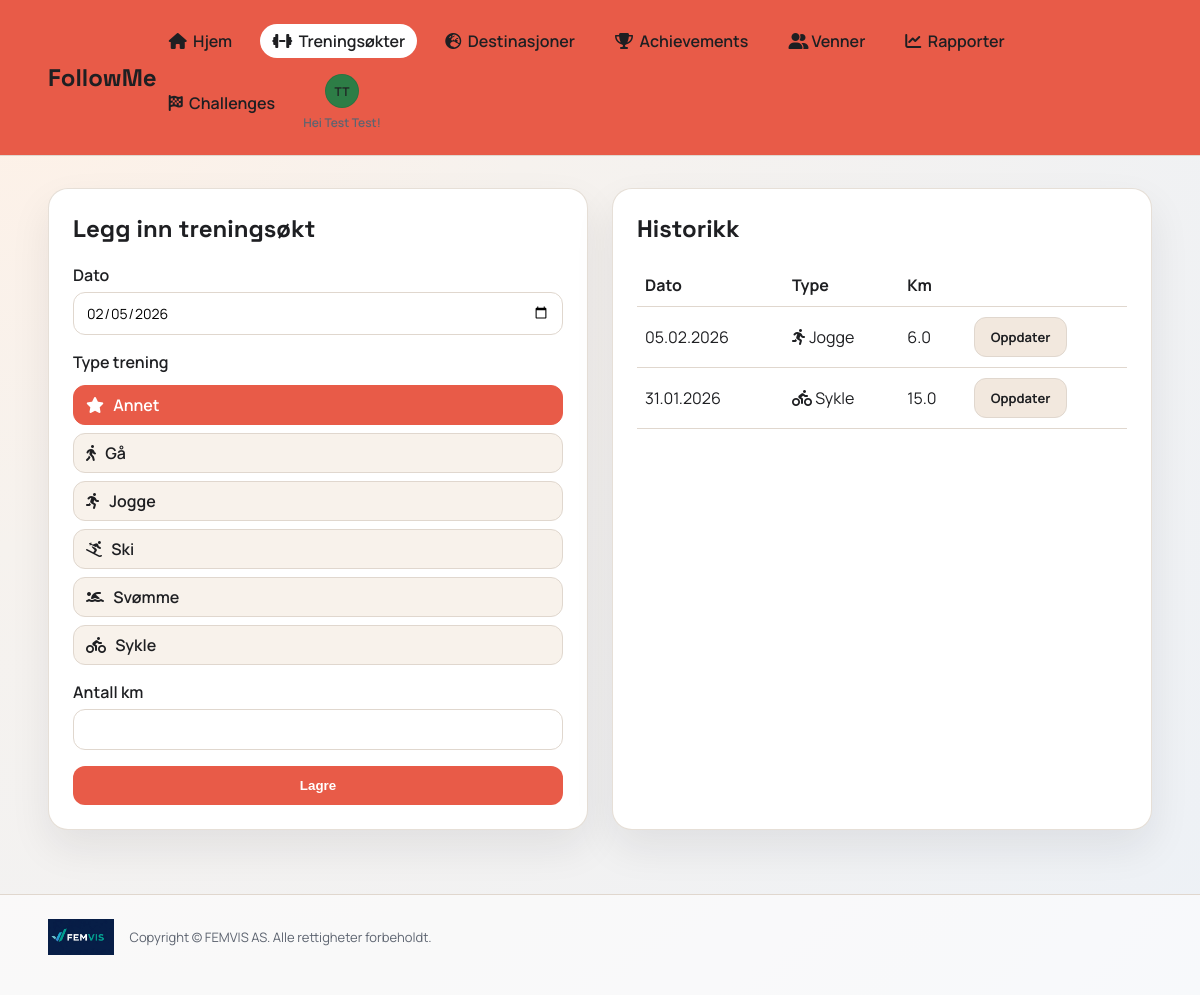
Page /workouts (signed in) on the committed database.
### app.py (models this page shows)
class User(db.Model):
    id = db.Column(db.Integer, primary_key=True)
    username = db.Column(db.String(40), unique=True, nullable=False)
    full_name = db.Column(db.String(120), nullable=False)
    email = db.Column(db.String(120), unique=True, nullable=False)
    password_hash = db.Column(db.String(255), nullable=False)
    role = db.Column(db.String(20), default="user", nullable=False)
    avatar_color = db.Column(db.String(20), default="#2d7d46", nullable=False)
    avatar_icon = db.Column(db.String(20), default="boot", nullable=False)
    avatar_image = db.Column(db.String(255), nullable=True)
    created_at = db.Column(db.DateTime, default=datetime.utcnow, nullable=False)

class ActivityType(db.Model):
    id = db.Column(db.Integer, primary_key=True)
    name = db.Column(db.String(50), unique=True, nullable=False)
    icon_class = db.Column(db.String(80), nullable=False, default="fa-star")

class Workout(db.Model):
    id = db.Column(db.Integer, primary_key=True)
    user_id = db.Column(db.Integer, db.ForeignKey("user.id"), nullable=False)
    activity_type = db.Column(db.String(30), nullable=False)
    km = db.Column(db.Float, nullable=False)
    workout_date = db.Column(db.Date, nullable=False, default=date.today)
    created_at = db.Column(db.DateTime, default=datetime.utcnow, nullable=False)

### app.py (the view)
@app.route("/workouts")
@login_required
def workouts():
    user = get_current_user()
    workouts = Workout.query.filter_by(user_id=user.id).order_by(Workout.workout_date.desc()).all()
    activity_types = get_activity_types()
    activity_icons = {a.name: a.icon_class for a in activity_types}
    return render_template(
        "workouts.html",
        user=user,
        workouts=workouts,
        activity_types=activity_types,
        activity_icons=activity_icons,
        today=date.today(),
    )

### app.py (called while the page is built)
def get_activity_types():
    return ActivityType.query.order_by(ActivityType.name.asc()).all()

def login_required(view):
    @wraps(view)
    def wrapper(*args, **kwargs):
        if "user_id" not in session:
            return redirect(url_for("login"))
        user = db.session.get(User, session["user_id"])
        if not user:
            session.clear()
            return redirect(url_for("login"))
        return view(*args, **kwargs)
    return wrapper

def get_current_user():
    if "user_id" not in session:
        return None
    user = db.session.get(User, session["user_id"])
    if not user:
        session.clear()
        return None
    return user

### templates/workouts.html (shortened to what this page needs)
{% extends "base.html" %}
{% set title = "Økter" %}
{% block content %}
<section class="split">
  <div class="card">
    <h2>Legg inn treningsøkt</h2>
    <form method="post" action="{{ url_for('add_workout') }}" class="form">
      <label>Dato
        <input type="date" name="workout_date" value="{{ today }}" required>
      </label>
      <label>Type trening
        <div class="radio-group" data-radio-group>
          {% for activity in activity_types %}
            <label class="radio-option {% if loop.first %}selected{% endif %}">
              <span><i class="fa-solid {{ activity.icon_class }}"></i> {{ activity.name }}</span>
            </label>
          {% endfor %}
        </div>
      </label>
      <label>Antall km
        <input type="number" name="km" step="0.1" min="0" required>
      </label>
      <button class="button" type="submit">Lagre</button>
    </form>
  </div>
  <div class="card">
    <h2>Historikk</h2>
    <table class="table">
      <thead>
        <tr>
          <th>Dato</th>
          <th>Type</th>
          <th>Km</th>
          <th></th>
        </tr>
      </thead>
      <tbody>
        {% for workout in workouts %}
          <tr>
            <td>{{ workout.workout_date.strftime('%d.%m.%Y') }}</td>
            <td><i class="fa-solid {{ activity_icons.get(workout.activity_type, 'fa-star') }}"></i> {{ workout.activity_type }}</td>
            <td>{{ "%.1f"|format(workout.km) }}</td>
            <td><a class="button secondary small" href="{{ url_for('edit_workout', workout_id=workout.id) }}">Oppdater</a></td>
          </tr>
        {% else %}
          <tr>
            <td colspan="3" class="muted">Ingen økter registrert enda.</td>
          </tr>
        {% endfor %}
      </tbody>
    </table>
  </div>
</section>
{% endblock %}

### templates/base.html (shortened to what this page needs)
<!doctype html>
<html lang="no">
<head>
  <link rel="stylesheet" href="{{ url_for('static', filename='css/style.css') }}">
  <link rel="stylesheet" href="https://cdnjs.cloudflare.com/ajax/libs/font-awesome/6.5.2/css/all.min.css">
</head>
<body>
  <div class="app-shell">
    <header class="topbar">
      <a class="brand-link" href="{{ url_for('index') }}"><div class="brand">FollowMe</div></a>
      {% if user %}
      <div class="nav-shell">
        <nav class="nav">
          <a href="{{ url_for('index') }}" class="{% if request.path == url_for('index') %}active{% endif %}"><i class="fa-solid fa-house"></i>&nbsp; Hjem</a>
          <a href="{{ url_for('workouts') }}" class="{% if request.path.startswith(url_for('workouts')) %}active{% endif %}"><i class="fa-solid fa-dumbbell"></i>&nbsp; Treningsøkter</a>
          <a href="{{ url_for('destinations') }}" class="{% if request.path.startswith(url_for('destinations')) %}active{% endif %}"><i class="fa-solid fa-earth-europe"></i>&nbsp; Destinasjoner</a>
          <a href="{{ url_for('achievements') }}" class="{% if request.path.startswith(url_for('achievements')) %}active{% endif %}"><i class="fa-solid fa-trophy"></i>&nbsp; Achievements</a>
          <a href="{{ url_for('friends') }}" class="{% if request.path.startswith(url_for('friends')) %}active{% endif %}"><i class="fa-solid fa-user-group"></i> Venner</a>
          <a href="{{ url_for('reports') }}" class="{% if request.path.startswith(url_for('reports')) %}active{% endif %}"><i class="fa-solid fa-chart-line"></i>&nbsp; Rapporter</a>
          <a href="{{ url_for('challenges') }}" class="{% if request.path.startswith(url_for('challenges')) %}active{% endif %}"><i class="fa-solid fa-flag-checkered"></i>&nbsp; Challenges</a>
          <div class="nav-avatar-wrap">
            <a class="nav-avatar {% if user.avatar_image %}has-image{% endif %}" href="{{ url_for('profile') }}" style="--accent: {{ user.avatar_color }}" aria-label="Profil">
              {% if user.avatar_image %}
                <img src="{{ url_for('static', filename='uploads/' ~ user.avatar_image) }}" alt="Avatar">
              {% else %}
                {% set parts = user.full_name.split() %}
                {% if parts|length == 1 %}
                  <span>{{ parts[0][0]|upper }}</span>
                {% else %}
                  <span>{{ (parts[0][0] ~ parts[-1][0])|upper }}</span>
                {% endif %}
              {% endif %}
            </a>
            <div class="nav-welcome">Hei {{ user.full_name }}!</div>
          </div>
        </nav>
      </div>
      {% endif %}
    </header>
    <main class="main">
      {% block content %}{% endblock %}
    </main>
    <footer class="footer">
      <div class="footer-inner">
        <img src="{{ url_for('static', filename='img/logo.jpg') }}" alt="FEMVIS AS logo">
        <p>Copyright © FEMVIS AS. Alle rettigheter forbeholdt.</p>
      </div>
    </footer>
  </div>
</body>
</html>

### static/css/style.css (style rules this page uses)
:root { --bg: #f6f2ee; --bg-2: #edf1f6; --card: #ffffff; --ink: #1e1f22; --muted: #5d6470; --accent: #2d7d46; --accent-2: #d96d4e; --stroke: #e0d7ce; }
* { box-sizing: border-box; }
body { margin: 0; font-family: "Manrope", sans-serif; color: var(--ink); background: radial-gradient(circle at top left, #fff1e6 0%, var(--bg) 35%, var(--bg-2) 100%); }
.app-shell { min-height: 100vh; }
.topbar { display: flex; align-items: center; justify-content: space-between; padding: 24px 48px; position: sticky; top: 0; backdrop-filter: blur(6px); background: #e85b48; border-bottom: 1px solid var(--stroke); z-index: 10; }
.brand { font-family: "Space Grotesk", sans-serif; font-size: 24px; font-weight: 700; }
.brand-link { text-decoration: none; color: inherit; }
.nav { display: flex; gap: 16px; flex-wrap: wrap; align-items: center; }
.nav a { text-decoration: none; color: var(--ink); font-weight: 600; padding: 6px 12px; border-radius: 999px; }
.nav a.active { background: var(--card); }
.nav a.nav-avatar { padding: 0; }
.nav-avatar { width: 34px; height: 34px; border-radius: 50%; background: var(--accent); display: flex; align-items: center; justify-content: center; color: #fff; font-weight: 700; overflow: hidden; border: 1px solid rgba(0, 0, 0, 0.08); padding: 0; }
.nav-avatar span { text-transform: uppercase; font-size: 12px; }
.nav-avatar-wrap { position: relative; display: flex; align-items: center; flex-direction: column; gap: 6px; }
.nav-welcome { font-size: 12px; color: var(--muted); font-weight: 600; text-align: center; max-width: 140px; }
.nav-shell { display: flex; align-items: center; gap: 12px; position: relative; }
.main { padding: 32px 48px 64px; }
.footer { padding: 24px 48px 40px; border-top: 1px solid var(--stroke); background: rgba(255, 255, 255, 0.6); }
.footer-inner { display: flex; align-items: center; gap: 16px; flex-wrap: wrap; }
.footer-inner img { height: 36px; }
.footer-inner p { margin: 0; color: var(--muted); font-size: 13px; }
.split { display: grid; grid-template-columns: repeat(auto-fit, minmax(280px, 1fr)); gap: 24px; }
.card { background: var(--card); border-radius: 20px; padding: 24px; box-shadow: 0 18px 40px rgba(29, 31, 34, 0.08); border: 1px solid rgba(224, 215, 206, 0.8); }
.card h2 { margin-top: 0; font-family: "Space Grotesk", sans-serif; }
.form { display: grid; gap: 16px; }
.form label { display: grid; gap: 6px; font-weight: 600; }
input, select { border: 1px solid var(--stroke); border-radius: 12px; padding: 10px 12px; font-size: 14px; font-family: "Manrope", sans-serif; }
.radio-group { display: grid; gap: 8px; margin-top: 6px; }
.radio-option { display: flex; align-items: center; gap: 10px; background: #f8f2eb; border: 1px solid var(--stroke); border-radius: 12px; padding: 8px 12px; cursor: pointer; font-weight: 600; }
.radio-option i { margin-right: 6px; }
.radio-option.selected { background: #e85b48; color: #fff; border-color: #e85b48; }
.radio-option.selected i { color: #fff; }
.button { background: #e85b48; color: #fff; border: none; padding: 12px 18px; border-radius: 12px; font-weight: 700; cursor: pointer; text-decoration: none; display: inline-block; text-align: center; }
.button.secondary { background: #f2e8de; color: var(--ink); border: 1px solid var(--stroke); }
.button.small { padding: 10px 16px; font-size: 13px; }
.table { width: 100%; border-collapse: collapse; margin-top: 12px; }
.table th, .table td { text-align: left; padding: 10px 8px; border-bottom: 1px solid var(--stroke); }

### rows in the picture
User: full_name "Test Test"
ActivityType: name "Annet"
ActivityType: name "Gå"
ActivityType: name "Jogge"
ActivityType: name "Ski"
ActivityType: name "Svømme"
ActivityType: name "Sykle"
Workout: workout_date "05.02.2026", activity_type "Jogge", km "6.0"
Workout: workout_date "31.01.2026", activity_type "Sykle", km "15.0"

### other values in the picture
{{ (parts[0][0] ~ parts[-1][0])|upper }} "TT"
